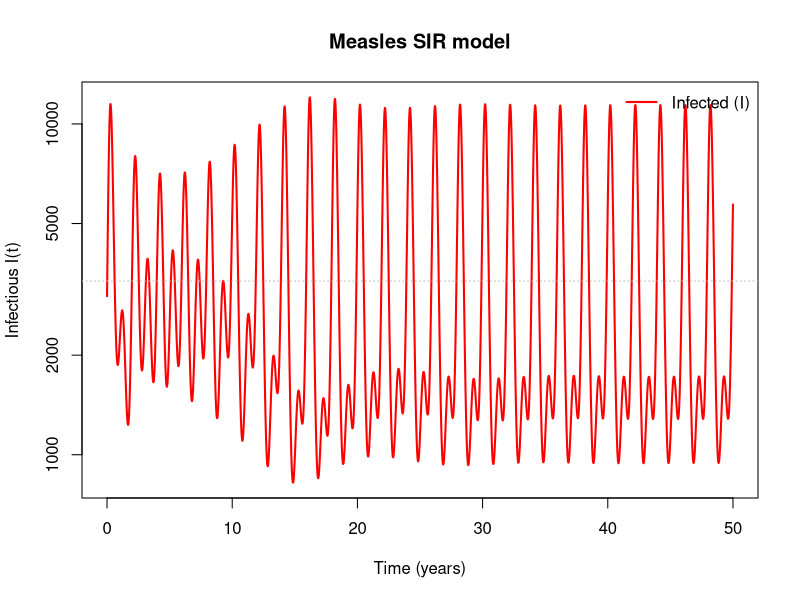

Reproduce this figure in R. (Note: this script raises an error after producing the figure.)
### Deterministic Model
library(deSolve)

# Parameters
N <- 5000000
mu <- 1 / 50                       # Birth/death rate (annual)

gamma <- 365 / 13                  # Recovery rate (13-day infectious period)
R0 <- 17                      # Basic reproduction number
beta <- R0 * (gamma + mu)    # Transmission rate
alpha <- 0.1                         # Seasonal forcing amplitude

# Combine into a parameter vector
parms <- c(
  beta = beta,
  gamma = gamma,
  mu = mu,
  alpha = alpha,
  N = N
)

## equilibrium:
R0 <- with(as.list(parms), beta/(gamma+mu))
R0
Seqm <- (with(as.list(parms), N / R0 ))

Ieqm <- (with(as.list(parms), N  * mu/(gamma+mu)*(1 - 1/R0)))
## initial state near eqm: start near equilibrium so beginning doesn't have a huge spike
Si <- round((Seqm + (N-Seqm)*0.01))
Ii <- round((Ieqm * 0.9))
Ri <- round(N-Si-Ii)
ic <- c(S = Si, I = Ii, R = Ri)  # Initial condition vector

ic

# SIR model with seasonal forcing and vital dynamics
SIR.vector.field <- function(t, vars, parms) {
  with(as.list(c(parms, vars)), {
    # Seasonal forcing (alpha = 0 for no seasonality)
    beta_t <- beta * (1 + alpha * cos(2 * pi * t))
    
    # Differential equations
    dS <- mu * N - beta_t * S * I / N - mu * S
    dI <- beta_t * S * I / N - gamma * I - mu * I
    dR <- gamma * I - mu * R
    
    list(c(dS, dI, dR))  # Return derivatives
  })
}


# Initial conditions and time sequence
times <- seq(0, 50, by = 0.01)  
soln <- ode(y = ic, times = times, func = SIR.vector.field, parms = parms)

# Plot 
plot(
  x = soln[, "time"], 
  y = soln[, "I"], 
  log = "y", # easier to see what's going on
  type = "l", 
  col = "red", 
  lwd = 2, 
  xlab = "Time (years)", 
  ylab = "Infectious I(t)", 
  main = "Measles SIR model"
)

## add equilibrium level to see what's going on:
abline( h = Ieqm, lty = "dotted", col = "grey")

legend(
  "topright", 
  legend = c("Infected (I)"), 
  col = c("red"), 
  lty = 1, 
  lwd = 2, 
  bty = "n"
)

wavelet.plot()



### Stochastic Model
SIR.Gillespie <- function(parms, ic, tmax= 50, dtsave = 1/52, yearstep = 1) {
  start.time <- proc.time()
  t <- 0 # start at time 0
  tvec <- c(t) # vector of event times
  beta = parms['beta']
  mu = parms['mu']
  gamma = parms['gamma']
  N=parms['N']
  
  # equilibrium points (initialized above)
  # Sstar <- Si
  # Istar <- Ii
  
  # Begin closer to eqm points
  S <- ic['S']
  I <- ic['I']
  R <- ic['R']
  message("Initial state: S I R")
  print(data.frame(S=S,I=I,R=R))
  
  # initialize SIR vectors
  Svec <- c(S)              
  Ivec <- c(I)               
  Rvec <- c(R)
  
  # set the time we save as the first time step dtsave
  tsave <- dtsave
  
  # set year output when printing
  year <- yearstep
  
  
  while (t <= tmax) {
    # Compute seasonal transmission rate
    beta_t <- beta * (1 + alpha * cos(2 * pi * t))
    
    # Compute event rates
    infectionrate <- beta_t * S * I / N       # Rate of infection
    recoveryrate <- gamma * I              # Rate of recovery
    birthrate <- mu * N                    # Rate of births
    deathrateS <- mu * S                  # Death rate for susceptibles
    deathrateI <- mu * I                  # Death rate for infected
    deathrateR <- mu * R                  # Death rate for recovered
    newinfected <- 0   # Add new infected to add noise
    
    # Total event rate possible
    a0 <- infectionrate + recoveryrate + birthrate + deathrateS + deathrateI + deathrateR + newinfected
    
    ## compute time to next event
    dt <- (1/a0)*log(1/runif(1))
    t <- t + dt
    
    # find random value
    r <- runif(1,min=0,max=a0)
    # see which rate occurs
    if (r < infectionrate) { # Infection occurs
      S <- S - 1
      I <- I + 1
    } else if (r < infectionrate + recoveryrate) { # Recovery occurs
      I <- I - 1
      R <- R + 1
    } else if (r < infectionrate + recoveryrate + birthrate) { # Birth occurs
      S <- S + 1
      R <- R - 1 # just to keep same population
    } else if (r < infectionrate + recoveryrate + birthrate + deathrateS) { # Death of a susceptible occurs
      S <- S - 1
      # R <- R + 1 # just to keep same population
    } else if (r < infectionrate + recoveryrate + birthrate + deathrateS + deathrateI) { # Death of an infected occurs
      I <- I - 1
      # R <- R + 1
    } else if (r < infectionrate + recoveryrate + birthrate + deathrateS + deathrateI + deathrateR) {
      R <- R - 1 # no change
    } else {
      I <- I + newinfected
      R <- R - newinfected
    }
    
    if (t >= tsave){
      # Store updated results
      tvec <- c(tvec, t)
      Svec <- c(Svec, S)
      Ivec <- c(Ivec, I)
      Rvec <- c(Rvec, R)
      
      tsave <- tsave + dtsave
      
      if (t >= year){
        # Print each year when running to see how quickly it runs
        message('year')
        print(tsave)
        year <- yearstep + year
      }
    }
  }
  message("final state: ")
  print(data.frame(S=S,I=I,R=R))
  end.time <- proc.time() - start.time
  message("run time: ")
  print(end.time)
  
  # Create data frame of results
  df<-data.frame(time = tvec, S = Svec, I = Ivec, R = Rvec)
  if (a0==0) df <- df[-nrow(df),]
  cat(nrow(df), " events returned by SI.Gillespie.\n")
  return(df)
}

#blue<- replicate(50,SIR.Gillespie())
#blue
#plot(blue)
# result <- SIR.Gillespie(parms=parms, ic = ic)
# result


# soln <- ode(y = ic, times = seq(0,max(result$time),length=1000), 
#             func = SIR.vector.field, parms = parms)
# 
# par(fig=c(0,1,0,1))
# 
# plot(x = soln[, "time"], 
#      y = soln[, "I"],
#      type = "l",
#      col = "red", 
#      lwd = 2, 
#      xlab = "Time (years)", 
#      ylab = "Infectious I(t)", 
#      main = "Measles SIR model",
#      ylim = range(c(soln[, "I"], result$I)))
# 
# lines(x=result$time,y=(result$I),
#       xlab='Time(years)',
#       ylab='Infectious I(t)',
#       type = "l",
#       pch = 1,
#       col = "black",
#       lwd = 2, new = FALSE)


# abline(h = Ieqm, lty = "dotted", col = "grey")


# Function to plot stochastic simulations with black dots
plot_multiple_gillespie_lines <- function(parms, ic, tmax = 50, nsim = 5) {
  start.time <- proc.time()
  
  # Run multiple simulations
  result_list <- lapply(1:nsim, function(x) SIR.Gillespie(parms = parms, ic = ic, tmax = tmax))
  
  # Determine plot limits based on all simulations
  y_range <- range(sapply(result_list, function(res) res$I), na.rm = TRUE)
  
  # Create base plot
  plot(NULL, xlim = c(0, tmax), ylim = y_range,
       xlab = "Time (years)", ylab = "Infectious I(t)", 
       main = "Stochastic Gillespie Simulations")
  
  colors <- rainbow(nsim)
  
  # Plot each simulation with its unique color
  for (i in 1:nsim) {
    lines(result_list[[i]]$time, result_list[[i]]$I, col = colors[i], lwd = 1.5)
    print(paste("Simulation", i, "complete."))
  }
  
  # plot deterministic model
  lines(x = soln[, "time"], y = soln[, "I"], col = "black", lwd = 2)
  
  # Add legend
  legend("topright", legend = paste("Simulation", 1:nsim), 
         col = colors, lty = 1, bty = "n", cex = 0.7, lwd = 1.5)
  
  end.time <- proc.time() - start.time
  message("run time: ")
  print(end.time)
}

# Run and plot
plot_multiple_gillespie_lines(parms = parms, ic = ic)
abline(h = Ieqm, lty = "dotted", col = "grey")









# library(adaptivetau)
# # Transitions: each row corresponds to an event
# transitions <- list(
#   c(S = -1, I = +1), # Infection: S -> I
#   c(I = -1, R = +1), # Recovery: I -> R
#   c(S = +1),         # Birth: new susceptible
#   c(S = -1),         # Death of susceptible
#   c(I = -1),         # Death of infected
#   c(R = -1)          # Death of recovered
# )
# 
# rate_function <- function(state, parms, t) {
#   with(as.list(c(state, parms)), {
#     # Seasonal forcing for transmission rate
#     beta_t <- beta * (1 + 0.1 * cos(2 * pi * t))
#     
#     rates <- c(
#       beta_t * S * I / N, # Infection
#       gamma * I,          # Recovery
#       mu * N,             # Birth
#       mu * S,             # Death of susceptible
#       mu * I,             # Death of infected
#       mu * R              # Death of recovered
#     )
#     return(rates)
#   })
# }
# # Time limits
# tmax <- 50  # Maximum time in years
# 
# # Run simulation
# result <- ssa.adaptivetau(
#   init.values = ic,
#   transitions = transitions,
#   rateFunc = rate_function,
#   params = parms,
#   tf = tmax
# )
# # Convert result to data frame for plotting
# result_df <- as.data.frame(result)
# colnames(result_df) <- c("time", "S", "I", "R")
# 
# 
# # Plot 
# plot(
#   x = soln[, "time"], 
#   y = soln[, "I"], 
#   log = "y", # easier to see what's going on
#   type = "l", 
#   col = "red", 
#   lwd = 2, 
#   xlab = "Time (years)", 
#   ylab = "Infectious I(t)", 
#   main = "Measles SIR model"
# )
# 
# # Plot infectious individuals over time
# points(
#   result_df$time, result_df$I,
#   type = "l", col = "black", lwd = 1,
#   xlab = "Time (years)", ylab = "Infectious I(t)",
#   main = "SIR Model Simulation with Adaptive Tau"
# )
# 
# 
